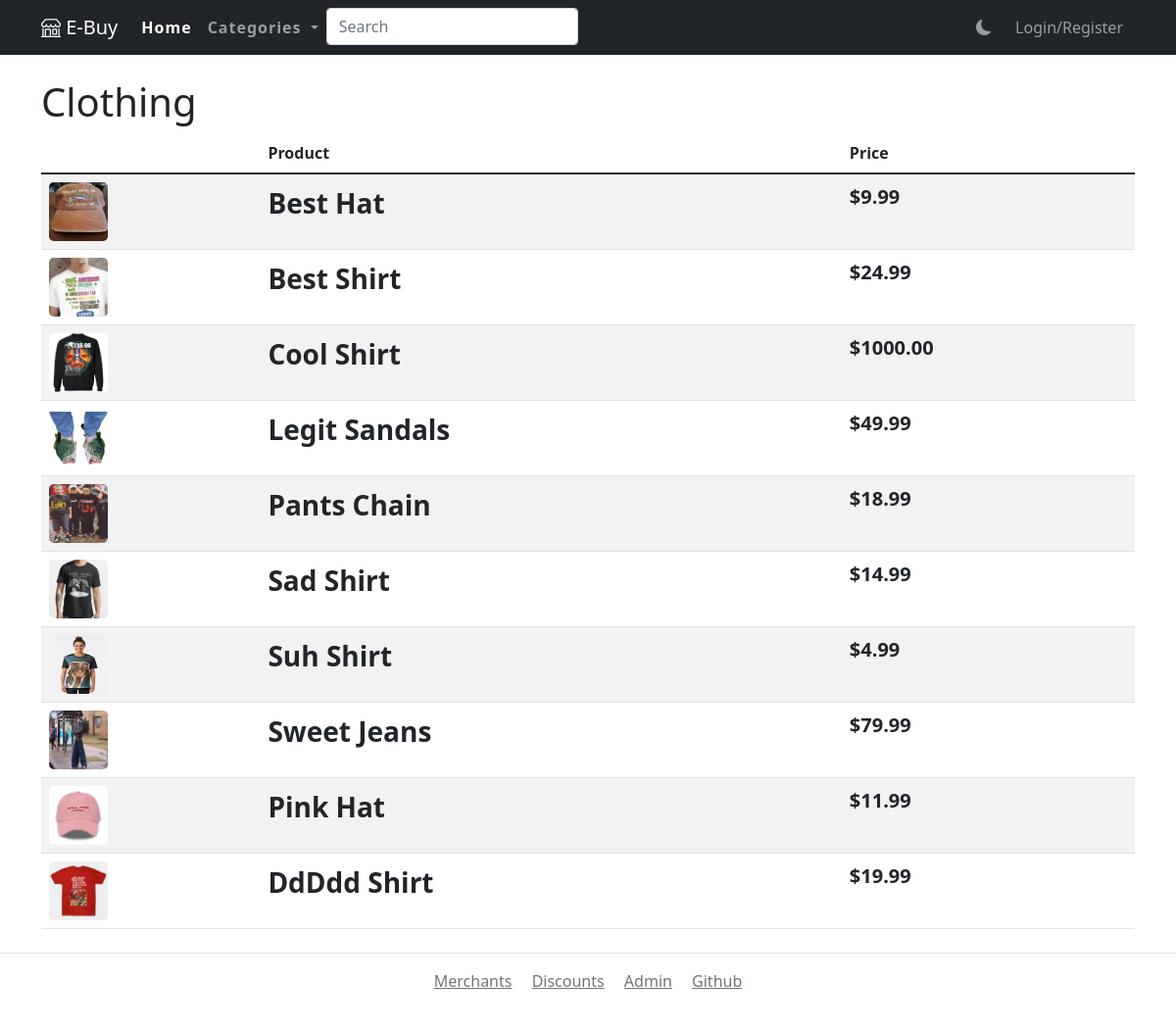
Page /category/1 on the committed database.
### app/models.py (models this page shows)
class Category(db.Model):
    id = db.Column(db.Integer, primary_key=True)
    """The primary key of the category"""
    name = db.Column(db.String(128))
    """The name of the category"""
    products = db.relationship('Product', backref='category', lazy='dynamic')
    """A queryable relationship representing the products that belong to the category"""

class Product(db.Model):
    id = db.Column(db.Integer, primary_key=True)
    """The primary key of the product"""
    category_id = db.Column(db.Integer, db.ForeignKey('category.id'))
    """The foreign key of the category the product belongs to"""
    merchant_id = db.Column(db.Integer, db.ForeignKey('user.id'))
    """The foreign key of the merchant User the product belongs to"""
    name = db.Column(db.String(128))
    """The name of the product"""
    price = db.Column(db.Float)
    """The price of the product"""
    description = db.Column(db.Text)
    """The description of the product"""
    reviews = db.relationship('Review', backref='product', lazy='dynamic')
    """A queryable database relationship that retrieves the reviews of the product"""
    images = db.relationship('Image', backref='product')
    """A instrumentedList that contains the Image objects related to the product"""
    orders = db.relationship("OrderRow", back_populates="product")
    """A relationship that retrieves orders of the product"""

class Image(db.Model):
    id = db.Column(db.Integer, primary_key=True)
    """The primary key of the image"""
    product_id = db.Column(db.Integer, db.ForeignKey('product.id'))
    """The foreign key of which the image is related to"""
    path = db.Column(db.String(128))
    """The path to the image"""

### app/routes.py (the view)
@webapp.route('/category/<int:category_id>')
def category(category_id):
    category = Category.query.get(category_id)
    if category is not None:
        return render_template('category.html', category=category, products=category.products.all())
    else:
        return abort(404)

### app/routes.py (called while the page is built)
def add_categories(func):
    def inner(*args, **kwargs):
        return func(*args, **kwargs, categories=get_category_dict())
    return inner

### app/utils.py (called while the page is built)
def get_category_dict():
    return {c.name: c.id for c in Category.query.all()}

### app/templates/category.html (shortened to what this page needs)
{% extends "base.html" %}
{% block main %}
    <div class="container">
        <h1>{{ category.name }}</h1>
        <table class="table table-hover table-striped ">
            <thead>
            <tr>
                <th scope="col"></th>
                <th scope="col">Product</th>
                <th scope="col">Price</th>
            </thead>
            <tbody>
            {% for product in products %}
                <tr>
                    {% if product.images[0] %}
                        <td>
                            <a href={{ '/product/%s' %product.id }}>
                                <img src={{ '%s' %product.images[0].path }} class="card-img-top rounded-3"
                                alt="Card Image" align="middle" style="max-width: 60px; aspect-ratio: 1 / 1;">
                            </a>
                        </td>
                    {% else %}
                        <td>
                            <a href={{ '/product/%s' %product.id }} class="text-decoration-none">
                                <img src="#" class="card-img-top" alt="Card Image">
                                <a>
                        </td>
                    {% endif %}
                    <td><a href="{{ '/product/%s' %product.id }}" class="text-decoration-none fs-3 fw-bolder"
                           style="color: inherit;">{{ product.name }}</a></td>
                    <td class="fw-bolder fs-5">{{ "$%.2f"|format(product.price) }}</td>
                </tr>
            {% endfor %}
            </tbody>
        </table>
    </div>
{% endblock %}

### rows in the picture
Category: name "Clothing"
Product: path (picture), name "Best Hat", price "$9.99"
Product: path (picture), name "Best Shirt", price "$24.99"
Product: path (picture), name "Cool Shirt", price "$1000.00"
Product: path (picture), name "Legit Sandals", price "$49.99"
Product: path (picture), name "Pants Chain", price "$18.99"
Product: path (picture), name "Sad Shirt", price "$14.99"
Product: path (picture), name "Suh Shirt", price "$4.99"
Product: path (picture), name "Sweet Jeans", price "$79.99"
Product: path (picture), name "Pink Hat", price "$11.99"
Product: path (picture), name "DdDdd Shirt", price "$19.99"
